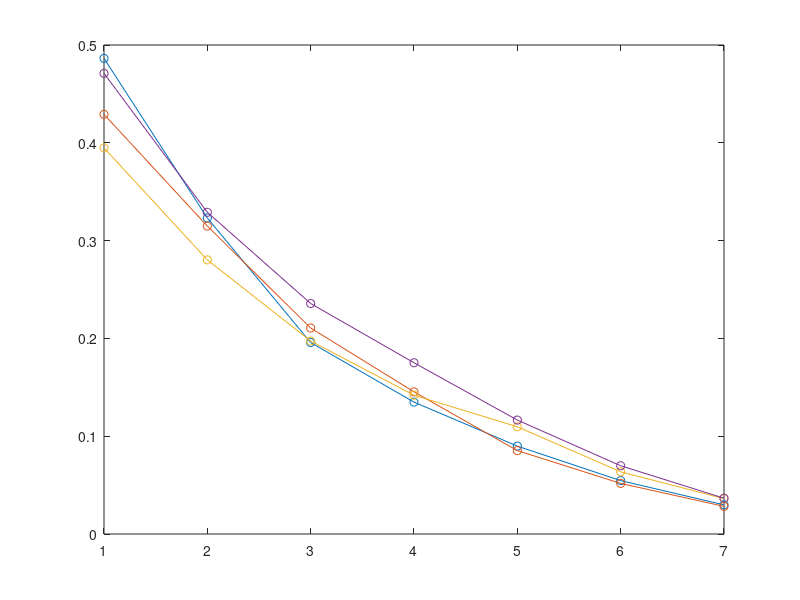

Source code (MATLAB):
load('ER_err.mat'); % 2x7x20
err1 = err;
load('SBM_err.mat');
err2 = err;
load('smallworld_err.mat');
err3 = err;
load('BA_err.mat');
err4 = err;

err1_avg = flip(mean(squeeze(err1(1,:,:)),2));
err2_avg = flip(mean(squeeze(err2(1,:,:)),2));
err3_avg = flip(mean(squeeze(err3(1,:,:)),2));
err4_avg = flip(mean(squeeze(err4(1,:,:)),2));

plot(err1_avg,'-o');
hold on
plot(err2_avg,'-o');
plot(err3_avg,'-o');
plot(err4_avg,'-o');


